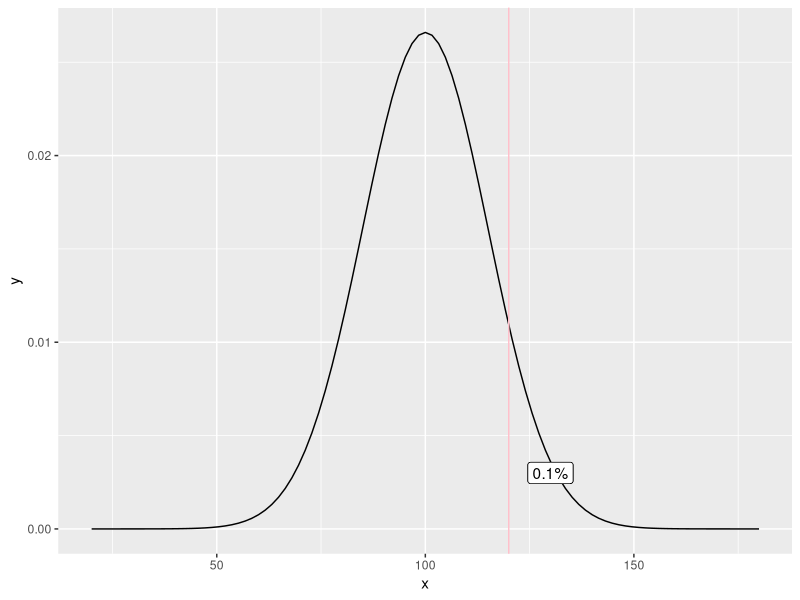
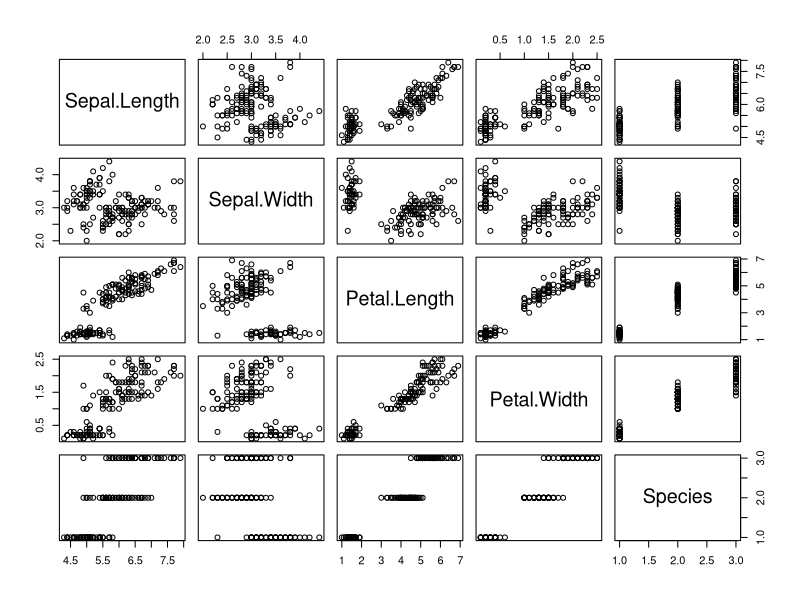
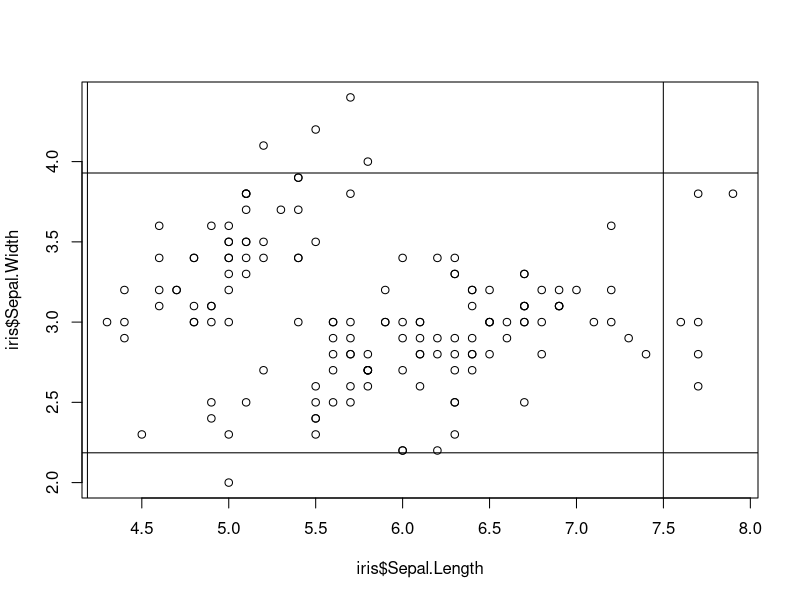
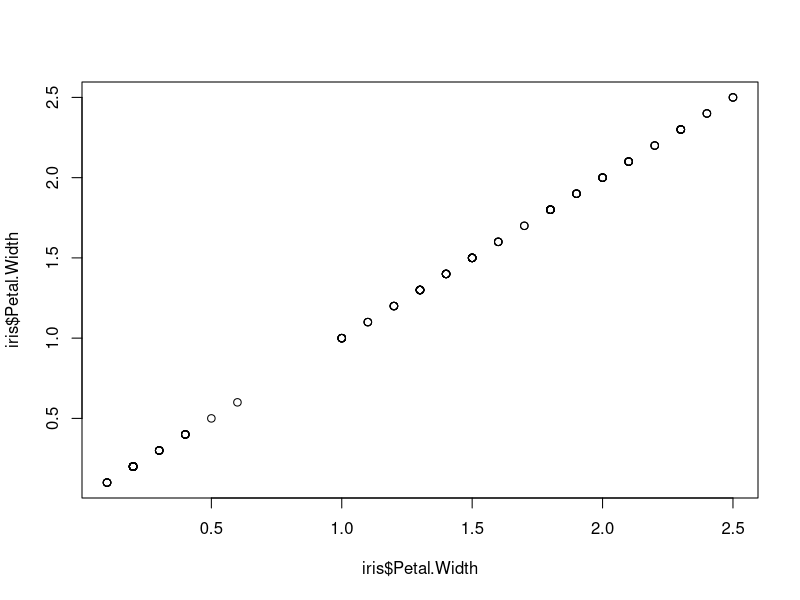
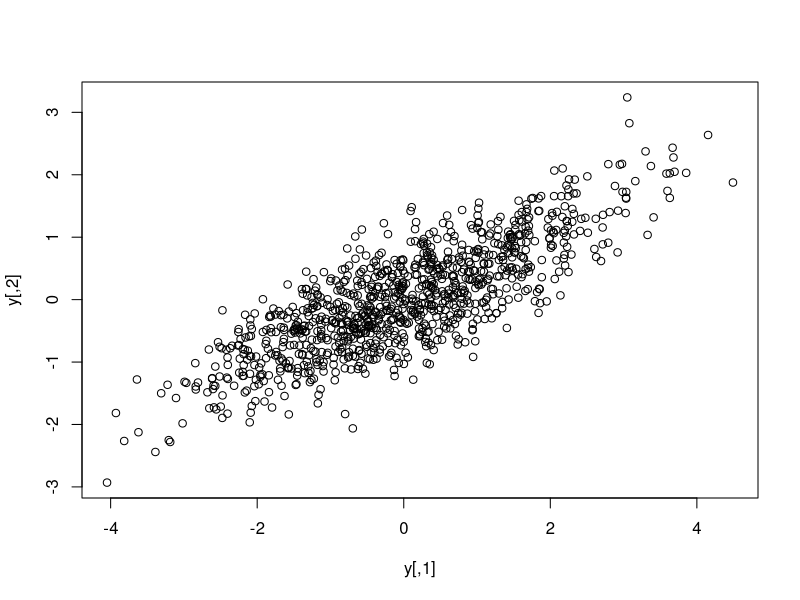
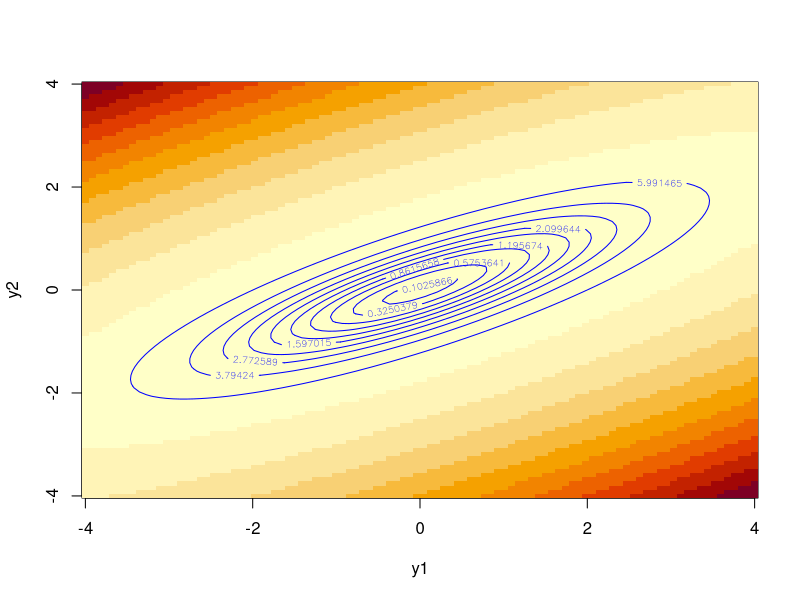
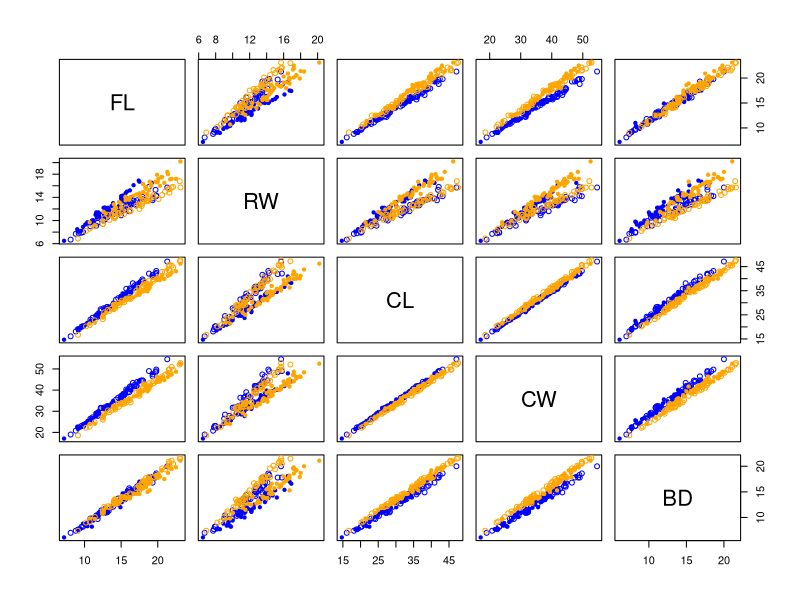
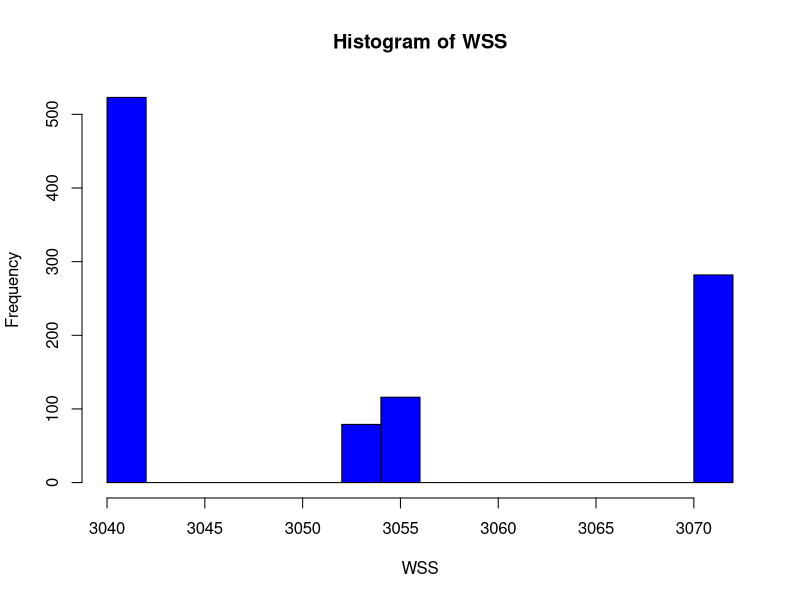

These charts were generated, in order, by the following R code:
## ---- chunk 1

pnorm(120 , mean = 100,sd=15,lower.tail = FALSE)

pnorm(100 , mean = 100,sd=15,lower.tail = TRUE)

x <- 1:200
y <- dnorm(x, 100,15)

#plot(x,y,xlim=c(0,200))
#par(new = TRUE)
#abline(v = 120, col= 2)

library(ggplot2)


ggplot(data.frame(x =c(20,180)),aes(x)) + stat_function(fun=dnorm,args = c(mean=100,sd=15))+geom_vline(xintercept =120,col="pink")+geom_label(x=130,y=0.003,label = "0.1%")



## ---- chunk 2
data("iris")
plot(iris)
xL <- mean(iris$Sepal.Length)
sdL <- sqrt(var(iris$Sepal.Length))
x1 <- xL + 2*sdL
x2 <- xL - 2*sdL

yL <- mean(iris$Sepal.Width)
sdL <- sqrt(var(iris$Sepal.Width))
y1 <- yL + 2*sdL
y2 <- yL - 2*sdL

plot(iris$Sepal.Length,iris$Sepal.Width)
abline(v=c(x1,x2))
abline(h=c(y1,y2))
plot(iris$Petal.Width,iris$Petal.Width)
xW <- mean(iris$Sepal.Width)
## ---- chunk 3
sigma <- matrix(c(2,1,1,0.75), nrow = 2,ncol = 2)

y <- matrix(rnorm(2000),1000,2)%*% chol(sigma)

plot(y)
## ---- chunk 4
y1 <- seq(-4,4,length.out=100)
y2 <- seq(-4,4,length.out=100)

sigmainv <- solve(sigma)

a<- sigmainv[1,1]
b<- sigmainv[2,2]
c<- sigmainv[1,2]
#q <-  y1*y1*a+y2*y2*b+2*y1*y2*c

q <- outer(y1,y2,function(y1,y2)(y1*y1*a+y2*y2*b+2*y1*y2*c))
q

image(y1,y2,q)
Q <- qchisq(p = seq(0.05,0.95,by=0.1),2)
contour(y1,y2,q,col="blue",levels = Q,add=TRUE)

## ---- chunk 5
sigma
chol(sigma)
sigmainv <- solve(sigma)
sigmainv
## ---- chunk 6
#1)
library(MASS)
data(crabs)
crabs
#2)
nrow(crabs)
dim(crabs)
str(crabs)

#3)
crabs_quanti <- crabs[,4:8]
crabs_quanti

#4)
colors <- c("blue","orange")
crabs$sp
col = colors[crabs$sp]


pchs <- c(20,21)
crabs$sex
pch <- pchs[crabs$sex]

pairs(crabs_quanti,col=col,pch=pch)

#5)
R <- kmeans(crabs_quanti,centers = 4)
c <- R$cluster

trueclass <- paste(crabs$sex,crabs$sp,sep = "-")
table(c,trueclass)
#6)Run the algo with 1000 different initialization and keep track of 
# the within sum of squares (WSS using att withinss)
WSS <- vector(length = 1000)
for(i in 1:1000)
{
R <- kmeans(crabs_quanti,centers = 4)
WSS[i] <- sum(R$withinss)
}
hist(WSS,col="blue")
## ---- chunk 7
#7)Divide all quantitative variable by the most correlated variable to 
# produce a new dataset
crabs
crabs_quanti
cor(crabs_quanti)
colMeans(cor(crabs_quanti))
c2 <- subset(crabs_quanti,select = -CL)

#8)Try to cluster the data in 1 to 20 groups. Plot the withinSS in
# function of the number of cluster  Comment the figure
wss_f <- function(data,k){
  pi <- kmeans(data,k)
  wss <- sum(pi$withinss)
  return(wss)
}
wss_k <- sapply(X = c(1:50),FUN = wss_f,data=c2)

plot(wss_k)
## ---- chunk 8
library(nnet)
library(magrittr)
library(dplyr)
library(ggplot2)
data("iris")
C <- class.ind(iris$Species)

kmeans.res <- iris %>%
select(-Species,-Sepal.Length,-Sepal.Width) %>%
kmeans(3,nstart = 10)

cluster <- as.factor(kmeans.res$cluster)

centers <- as_tibble(kmeans.res$centers)


ggplot(iris, aes(x=Petal.Length, y=Petal.Width, color=cluster))+
geom_point() +
geom_point(data=centers, color='coral',size=4,pch=21)+
geom_point(data=centers, color='coral',size=50,alpha=0.2)

knitr::kable(table(iris$Species, kmeans.res$cluster),caption = "Table de contingence croisant réalité et estimation de la structure par k-means")


library(deldir)

voronoi <- deldir(centers$Petal.Length, centers$Petal.Width)

## ---- chunk 9
gaus1 <- rnorm(333,0,1)
gaus2 <- rnorm(667,4,1/2)

gaus <- c(gaus1,gaus2)
plot(gaus)
## ---- chunk 10
res <- kmeans(gaus,centers = 2)
## ---- chunk 11
Mean <- res$centers

Std <- sqrt(res$withinss/res$size)

data.frame(Mean,Std)
## ---- chunk 12
library(mclust)
# Une seul Variance pour tous les groups si on utilise E
clust = Mclust(gaus, modelNames = "E")
clust$parameters

clust1 = Mclust(gaus, modelNames = "V")
clust1$parameters
## ---- chunk 13
#Mclust with modelNames="V" can produce the best result . In addition, kmeans is a 
#good way also but we should indicate clairly that how much is centers. Last, the  #result generated by Mclust with modelNames="E" is bad.
## ---- chunk 14
data("faithful")
faithful
## ---- chunk 15
plot(faithful)
# Il y a deux group de donnée
## ---- chunk 16
VVI = Mclust(faithful, modelNames = "VVI")

VVI$classification


VVI$parameters

#? question : qu'es ce que c'est sigmasq 
## ---- chunk 17
plot(VVI)
#1 Courbe du BIC de 1 à 9 classes

#2 Classification des observations(k=argmax(Bic))

#3 Classification des observations + probp d'appartenir à cette classe(plus les points sont peties, plus on est certain qu'iks appartiennent à la classe)

#4 Densité de la moi melange
## ---- chunk 18
#library(dplyr)
#reshc <- faithful%>%dist%>%hclust(method = "ward.D2") 

reshc <- hclust(dist(faithful),method = "ward.D2")
plot(reshc)
reshc2<-cutree(reshc,2)
reshc3<-cutree(reshc,3)
resmc2 = Mclust(faithful, G=2)
resmc3 = Mclust(faithful, G=3)
table(reshc2,resmc2$classification)
table(reshc3,resmc3$classification)
## ---- chunk 19
